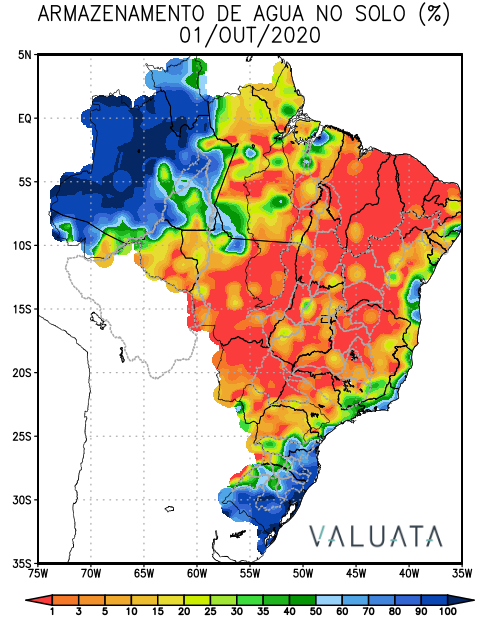
#> input picture Imagens Meteorologia/202010_SOLO.png, 500 x 618 px; its folder holds only this picture in this run
$ python -i 7_Mapas.py   (imports and definitions only)
#> lines starting #> are read from the running program, lines starting #| are printed output that depends on the picture
import streamlit as st
import os
from PIL import Image, ImageEnhance
from itertools import zip_longest

# [144 lines not run here, left out]

# Mapeamento dos meses para nomes
MONTH_MAPPING = {
    "01": "Janeiro", "02": "Fevereiro", "03": "Março", "04": "Abril", "05": "Maio", "06": "Junho",
    "07": "Julho", "08": "Agosto", "09": "Setembro", "10": "Outubro", "11": "Novembro", "12": "Dezembro"
}

# [22 lines left out: functions get_year_options, get_month_options, not called in this run]


def get_latest_year_month():
    # Obtém a lista de arquivos de imagem e encontra os mais recentes
    files = [f for f in os.listdir(IMAGE_DIR) if f.endswith('.png')]
    # Ordena os arquivos de forma decrescente pela data (ano e mês)
    sorted_files = sorted(files, key=lambda x: x.split('_')[0], reverse=True)

    if sorted_files:
        latest_file = sorted_files[0]
        latest_year = latest_file.split('_')[0][:4]
        latest_month = latest_file.split('_')[0][4:6]
        return latest_year, latest_month
    return "", ""

# Função para buscar imagens com base no ano, mês, tipo e previsão
# [15 lines left out: function fetch_images, not called in this run]


def get_data_options():
    """Retorna as opções de data, mas apenas após julho de 2021."""
    data = set()
    for filename in os.listdir(IMAGE_DIR):
        if filename.endswith('.png'):
            year_month = filename.split('_')[0]  # YYYYMM
            formatted_date = f"{year_month[4:6]}/{year_month[:4]}"  # MM/AAAA
            # Considera apenas as datas após 07/2021
            if int(year_month[:4]) > 2021 or (int(year_month[:4]) == 2021 and int(year_month[4:6]) >= 7):
                data.add(formatted_date)

    # Ordenar por ano e mês, considerando o formato MM/AAAA
    sorted_data = sorted(data, key=lambda x: (int(x.split('/')[1]), int(x.split('/')[0])))
    return sorted_data

def get_forecast_data_options_for_date(data):
    """Retorna as opções de previsão baseadas na data selecionada."""
    forecast_data = set()
    for filename in os.listdir(IMAGE_DIR):
        if filename.endswith('.png'):
            year_month = filename.split('_')[0]  # YYYYMM
            formatted_date = f"{year_month[4:6]}/{year_month[:4]}"  # MM/AAAA
            forecast_year_month = filename.split('_')[-1].split('.')[0]  # YYYYMM for forecast
            forecast_formatted = f"{forecast_year_month[4:6]}/{forecast_year_month[:4]}"  # MM/AAAA

            if formatted_date == data and forecast_formatted != "/SOLO":
                forecast_data.add(forecast_formatted)

    # Ordenar por ano e mês, considerando o formato MM/AAAA
    sorted_forecast_data = sorted(forecast_data, key=lambda x: (int(x.split('/')[1]), int(x.split('/')[0])))
    return sorted_forecast_data


# [45 lines left out: functions get_available_types_for_date, fetch_images_by_data, extract_dates_from_filename, not called in this run]


IMAGE_DIR = "Imagens Meteorologia"  # Replace with the actual path
# [1 line not run here, left out]

tipo_mapping = {
    "SOLO": "Armazenamento de água no solo (%)",
    "ANOMALIA": "Anomalia - Precipitação acumulada (mm)",
    "PRECIPITACAO": "Previsão - Precipitação acumulada (mm)"
}

# Get the latest available year and month
latest_year, latest_month = get_latest_year_month()

# Primeira parte: entrada do usuário para ano e mês
# [1 line that did not run here, left out]
# [13 lines not run here, left out]

# Buscar imagens para o mês selecionado
# [1 line that did not run here, left out]
# [1 line that did not run here, left out]
# [1 line that did not run here, left out]
# [1 line that did not run here, left out]
# [1 line that did not run here, left out]

# Intercalar as imagens de previsão e anomalia
intercalated_images = []
# [44 lines not run here, left out]
if 'selected_filters' not in st.session_state:
    st.session_state.selected_filters = [{"data": "", "tipo": "", "forecast_data": ""}, {"data": "", "tipo": "", "forecast_data": ""}]
# Coluna para o título
# [1 line not run here, left out]

# Definindo colunas para os botões de adicionar/remover estarem no mesmo eixo horizontal que os filtros
# [1 line that did not run here, left out]

# Coluna para o botão de remover
# [18 lines not run here, left out]

# Get data options
data_options = get_data_options()
# [79 lines not run here, left out]

>>> import cv2
>>> picture = cv2.imread('../Imagens Meteorologia/202010_SOLO.png', cv2.IMREAD_GRAYSCALE)
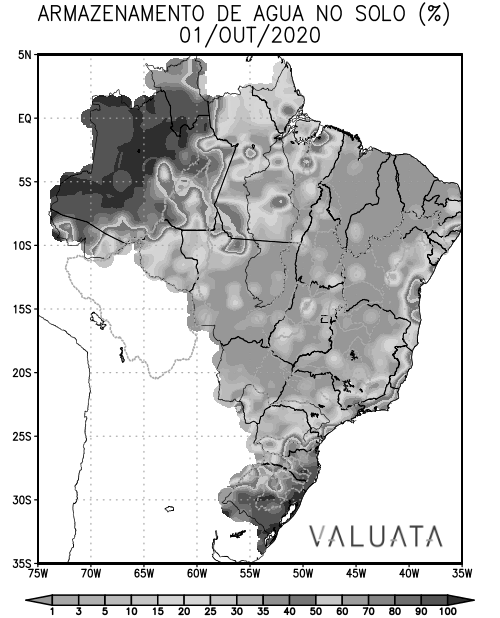
#> picture: shape (618, 500); min 0, max 255, mean 208.3
#> (the run stopped early here; a loop or call above may not have finished)

$ run again, on Imagens Meteorologia/202202_SOLO.png
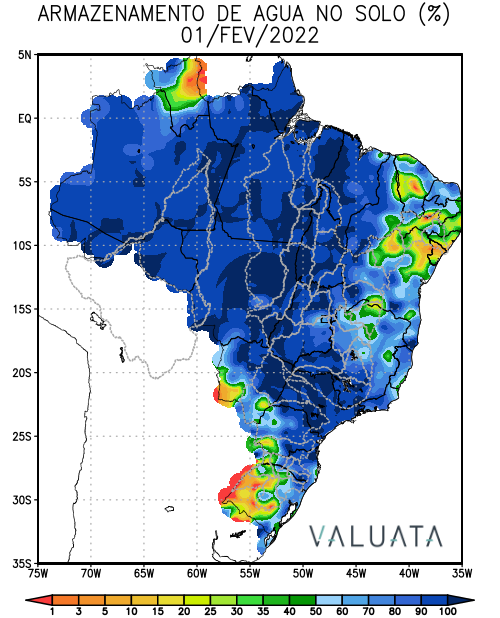
#> input picture Imagens Meteorologia/202202_SOLO.png, 500 x 618 px
#> `picture = cv2.imread('../Imagens Meteorologia/202010_SOLO.png', cv2.IM..`:
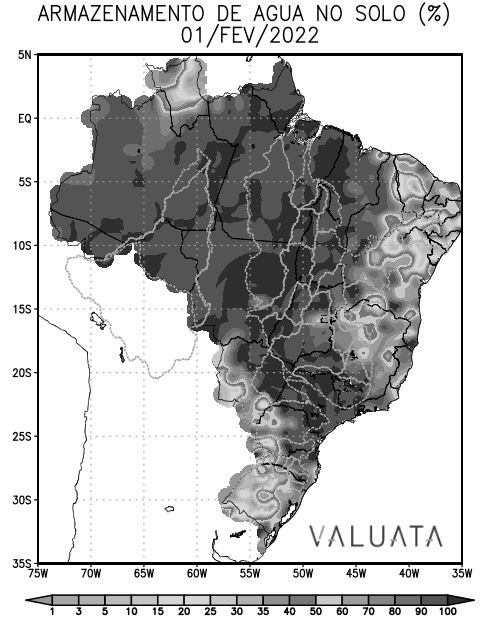
#> picture: shape (618, 500); min 0, max 255, mean 193.2
